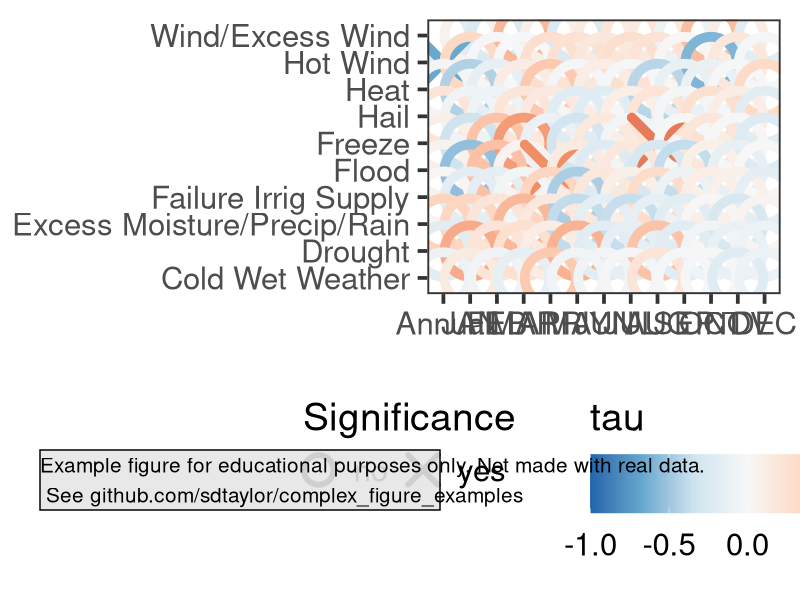

Reproduce this figure in R.
library(tidyverse)
library(cowplot) # cowplot is used here just for the disclaimer watermark at the end. Its not needed for the primary figure. 


cause_of_loss = c('Wind/Excess Wind','Hot Wind','Heat','Hail','Freeze','Flood','Failure Irrig Supply',
                  'Excess Moisture/Precip/Rain','Drought','Cold Wet Weather')
time_periods  = c('Annual','JAN','FEB','MAR','APR','MAY','JUN','JUL','AUG','SEP','OCT','NOV','DEC')

all_data = expand_grid(cause = cause_of_loss, time = time_periods)

# Order them in the order specified above. Note for the cause loss the  order will be reversed
# in ggplot call because I made the order top->bottom, but ggplot orders it bottom->top (ie. starting at 0 on the y-axis)
all_data$cause = factor(all_data$cause, levels = cause_of_loss, ordered = TRUE)
all_data$time =  factor(all_data$time,  levels = time_periods, ordered = TRUE)

set.seed(1)
# Make some random significance values
all_data$tau = rnorm(n=nrow(all_data), mean=0, sd=0.3)
all_data$sig = ifelse(abs(all_data$tau) > 0.6 , 'yes','no')


final_figure = ggplot(all_data, aes(x=time, y=fct_rev(cause), color=tau, shape=sig)) + 
  geom_point(size=14, stroke=5) +
  scale_color_distiller(palette = 'RdBu', limits=c(-1,1)) +
  scale_shape_manual(values=c(1,4)) +
  theme_bw(28) +
  theme(panel.grid = element_blank(),
        legend.position = 'bottom',
        axis.title = element_blank(),
        legend.direction = 'horizontal') +
  guides(color=guide_colorbar(title.position = 'top', title = 'tau', barwidth = unit(8,'cm'), barheight = unit(1.5,'cm')),
         shape=guide_legend(title.position = 'top', title = 'Significance', override.aes = list(size=8,stroke=3)))

#############################################
water_mark = 'Example figure for educational purposes only. Not made with real data.\n See github.com/sdtaylor/complex_figure_examples'

final_figure = ggdraw(final_figure) +
  geom_rect(data=data.frame(xmin=0.05,ymin=0.15), aes(xmin=xmin,ymin=ymin, xmax=xmin+0.5,ymax=ymin+0.1),alpha=0.9, fill='grey90', color='black') + 
  draw_text(water_mark, x=0.05, y=0.2, size=15, hjust = 0)

ggsave(plot = final_figure, filename = 'reyes2019/reyes2019_final.png', width=45, height = 25, unit='cm', dpi=50)
